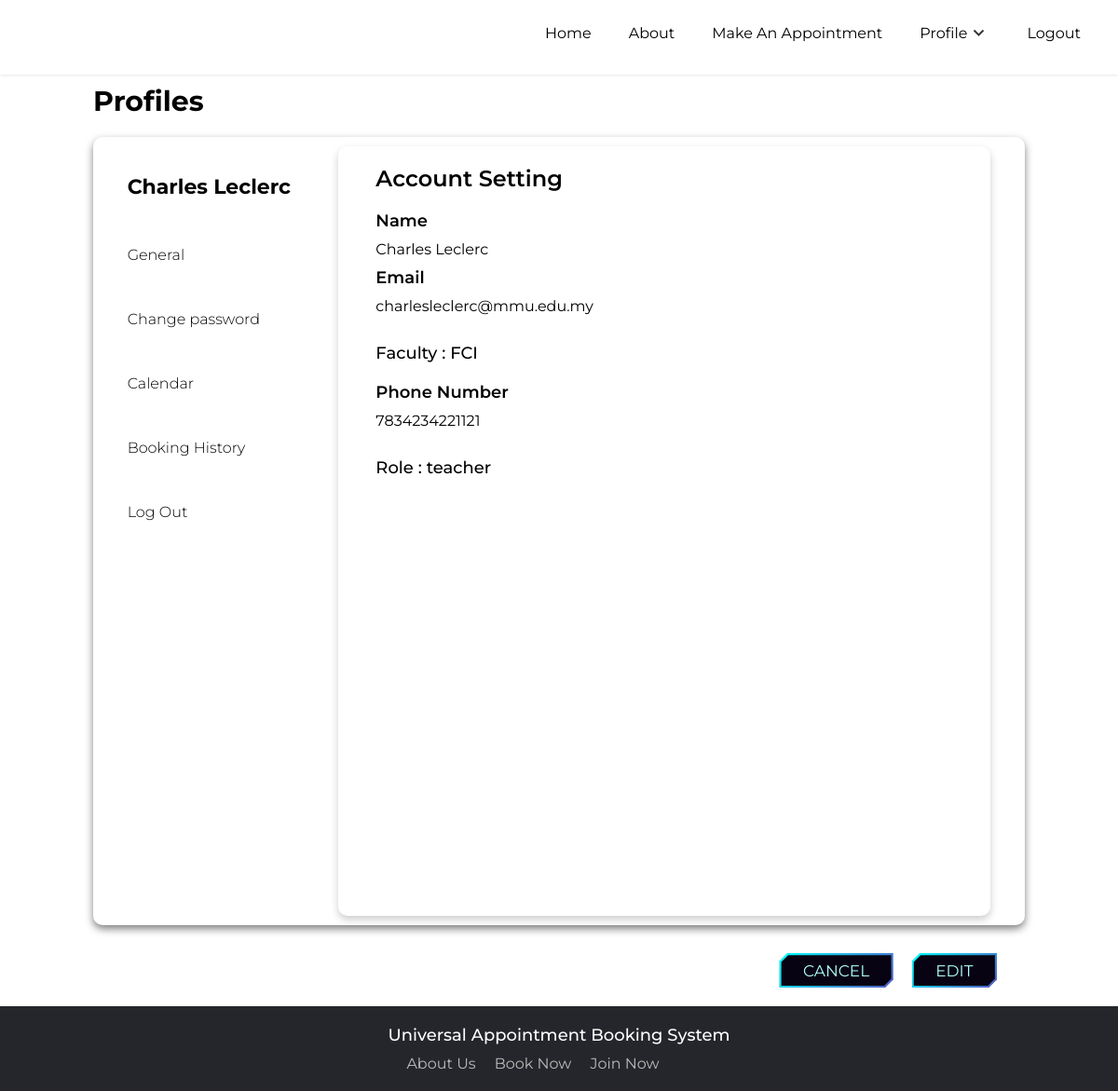
Screenshot of /profile (signed in) with the database file from the repository.
### tables this page shows
CREATE TABLE users (
        id INTEGER PRIMARY KEY AUTOINCREMENT,
        role TEXT NOT NULL,
        faculty TEXT NOT NULL,
        username TEXT NOT NULL UNIQUE,
        email TEXT NOT NULL UNIQUE,
        phone_number TEXT NOT NULL UNIQUE,
        password TEXT NOT NULL
        );

### app.py (the view)
@app.route("/profile")
def profile():
    conn = get_db_connection()
    cursor = conn.cursor()
    cursor.execute("SELECT * FROM users WHERE id = ?", (session["id"],))
    user_data = cursor.fetchone()
    conn.close()
    session["username"] = user_data[3]
    session["role"] = user_data[1]
    session["faculty"] = user_data[2]
    session["email"] = user_data[4]
    session["phone_number"] = user_data[5]
    return render_template(
        "profile.html",
        username=user_data["username"],
        email=user_data["email"],
        faculty=user_data["faculty"],
        phone_number=user_data["phone_number"],
        role=user_data["role"],
    )

### app.py (called while the page is built)
def get_db_connection():
    con = sqlite3.connect("database.db")  # Connect to the database
    con.row_factory = sqlite3.Row        # Set row factory to sqlite3.Row for dictionary-like row access
    return con                           # Return the database connection

### templates/profile.html (shortened to what this page needs)
<!DOCTYPE html>
<html lang="en">
<head>
    <link rel="stylesheet" href="../static/style.css">
    <link href='https://unpkg.com/boxicons@2.1.4/css/boxicons.min.css' rel='stylesheet'>
</head>
<body>
    <nav>
        <ul>
            <li><a href="/">Home</a></li>
            <li><a href="/about">About</a></li>
            <li><a href="/appointment">Make An Appointment</a></li>
            {% if session['logged_in'] == True %}
            <li class="dropdown">
                <a href="/profile" class="dropbtn">Profile<i class='bx bx-chevron-down'></i></a>
            </li>
            <li><a href="/logout">Logout</a></li>
            {% else %}
            <li><a href="/login">Login</a></li>
            <li><a href="/signup">Sign Up</a></li>
            {% endif %}
        </ul>
    </nav>
    <div class="profilecontainer">
        <div class="profilewrapper">
            <div class="profileheader">
                <h3 style="margin: 10px;font-size: 30px;">Profiles</h3>
            </div>
            <div class="profilesubwrapper">
                <div class="profilesidebar">
                    <h3 style="margin-top: 30px; font-size: 22px;">{{ session.username }}</h3>
                    <a class="listitem active" data-toggle="list" href="/profile">General</a>
                    <a class="listitem" data-toggle="list" href="/changepassword">Change password</a>
                    {% if session.role == 'teacher' %}
                    <a class="listitem" data-toggle="list" href="/calendar">Calendar</a>
                    {% endif %}
                    <a class="listitem" data-toggle="list" href="/bookinghistory">Booking History</a>
                    <a class="listitem" data-toggle="list" href="/logout">Log Out</a>
                </div>
                <div class="profilemain">
                    <h1 style="margin-top: 20px;">Account Setting</h1>
                    <div class="profileinput" style="margin-left: 20px;">
                        <div class="subprofileinput">
                            <label>Name</label>
                            <div id="nameDisplay" class="profiledata">{{ username }}</div>
                            <label>Email</label>
                            <div id="emailDisplay" class="profiledata">{{ email }}</div>
                        </div>
                        <div class="profileinput">
                            <h2>Faculty : {{ faculty }}</h2>
                            <label>Phone Number</label>
                            <div id="phoneDisplay" class="profiledata">{{ phone_number }}</div>
                            <h2>Role : {{ role }}</h2>
                        </div>
                    </div>
                </div>
            </div>
            <div class="profilefooter">
                <button id="cancelButton">Cancel</button>
                <button id="editButton">Edit</button>
            </div>
        </div>
    </div>
    <div class="footer-wrapper">
        <footer class="footer">
            <div class="footer-col">
                <h4>Universal Appointment Booking System</h4>
                <ul>
                    <li><a href="/about">About Us</a></li>
                    <li><a href="/appointment">Book Now</a></li>
                    <li><a href="/signup">Join Now</a></li>
                </ul>
            </div>
        </footer>
    </div>
</body>
</html>

### static/style.css (style rules this page uses)
* { margin: 0; padding: 0; box-sizing: border-box; font-family: 'Montserrat'; }
body { font-family: 'Montserrat', sans-serif; background-color: white; justify-content: center; align-items: center; margin: 0; padding: 0; min-width: 100vh; }
nav { background-color: transparent; height: 10vh; position: sticky; top: 0; transition: background-color 0.3s; z-index: 1000; box-shadow: 0 1px 3px rgba(0, 0, 0,0.1); }
nav ul { width: 100%; list-style: none; display: flex; justify-content: flex-end; align-items: center; padding-right: 10px; padding-top: 10px; }
nav li { height: 50px; cursor: pointer; padding-right: 20px; }
nav a { align-items: center; text-decoration: none; display: flex; height: 100%; padding: 0 10px; color:black; }
nav .dropbtn i { transition: transform 0.3s; }
.bx { font-size: 24px; color: #333; }
.footer { background-color: #24262b; padding: 20px; display: flex; justify-content: center; align-items: row; width: 100%; bottom: 0; }
.footer-col h4 { font-size: 18px; color: #ffffff; margin-bottom: 10px; font-weight: 500; position: relative; display: flex; }
.footer-col ul li a { font-size: 16px; color: #ffffff; text-decoration: none; color: #bbbbbb; transition: all 0.3s ease; }
.footer-col ul { display: flex; list-style: none; text-align: center; }
.footer li { padding-left: 20px; }
.profilecontainer { display: flex; justify-content: center; align-items: center; position: relative; }
.profilewrapper { display: flex; flex-direction: column; height:1000px; }
.profilesubwrapper { display: flex; flex-direction: row; justify-content: space-evenly; width: 1000px; height: 900px; box-shadow: 0 4px 8px rgba(0, 0, 0, 0.5); margin: 10px; padding: 10px; border-radius: 10px; }
.profilesidebar { width: 200px; display: flex; flex-direction: column; border: 1px black; }
.profilesidebar a { text-decoration: none; font-weight: 300; color: #000; margin-top: 50px; }
.profilemain { display: flex; flex-direction: column; box-shadow: 0 4px 8px rgba(0, 0, 0, 0.2); height: 100%; width: 700px; border-radius: 10px; }
.profilemain h1 { font-weight: 600; margin-left: 40px; margin-bottom: 20px; margin-top: 10px; font-size: 24px; }
.subprofileinput { display: block; }
.profilemain label { display: block; margin-left: 20px; font-weight: 550; font-size: 18px; }
.profileinput { display: flex; flex-direction: column; margin-bottom: 20px; }
.profileinput ::placeholder { color: black; font-size: 16px; font-weight: 400; }
.profileinput h2 { font-weight: 500; font-size: 18px; margin: 20px; }
.profilefooter { display: flex; flex-direction: row; justify-content: end; margin: 20px; }
.profilefooter button { --border-color: linear-gradient(-45deg, #ffae00, #7e03aa, #00fffb); --border-width: 0.125em; --curve-size: 0.5em; --blur: 30px; --bg: #080312; --color: #afffff; color: var(--color); cursor: pointer; position: relative; isolation: isolate; display: inline-grid; place-content: center; padding: 0.5em 1.5em; font-size: 17px; border: 0; text-transform: uppercase; box-shadow: 10px 10px 20px rgba(0, 0, 0, 0.6); clip-path: polygon( 0% var(--curve-size), var(--curve-size) 0, 100% 0, 100% calc(100% - var(--curve-size)), calc(100% - var(--curve-size)) 100%, 0 100% ); transition: color 250ms; margin-right: 20px; }
.profilefooter button::after, .profilefooter button::before { content: ""; position: absolute; inset: 0; }
.profilefooter button::before { background: var(--border-color); background-size: 300% 300%; animation: move-bg7234 5s ease infinite; z-index: -2; }
.profilefooter button::after { background: var(--bg); z-index: -1; clip-path: polygon( var(--border-width) calc(var(--curve-size) + var(--border-width) * 0.5), calc(var(--curve-size) + var(--border-width) * 0.5) var(--border-width), calc(100% - var(--border-width)) var(--border-width), calc(100% - var(--border-width)) calc(100% - calc(var(--curve-size) + var(--border-width) * 0.5)), calc(100% - calc(var(--curve-size) + var(--border-width) * 0.5)) calc(100% - var(--border-width)), var(--border-width) calc(100% - var(--border-width)) ); transition: clip-path 500ms; }
.dropdown { position: relative; display: inline-block; }
.profiledata { display:flex; margin-left: 20px; margin-top: 10px; margin-bottom:10px; }

### rows the page displays
users: username "Charles Leclerc", email "charlesleclerc@mmu.edu.my", faculty "FCI", phone_number "7834234221121", role "teacher"
